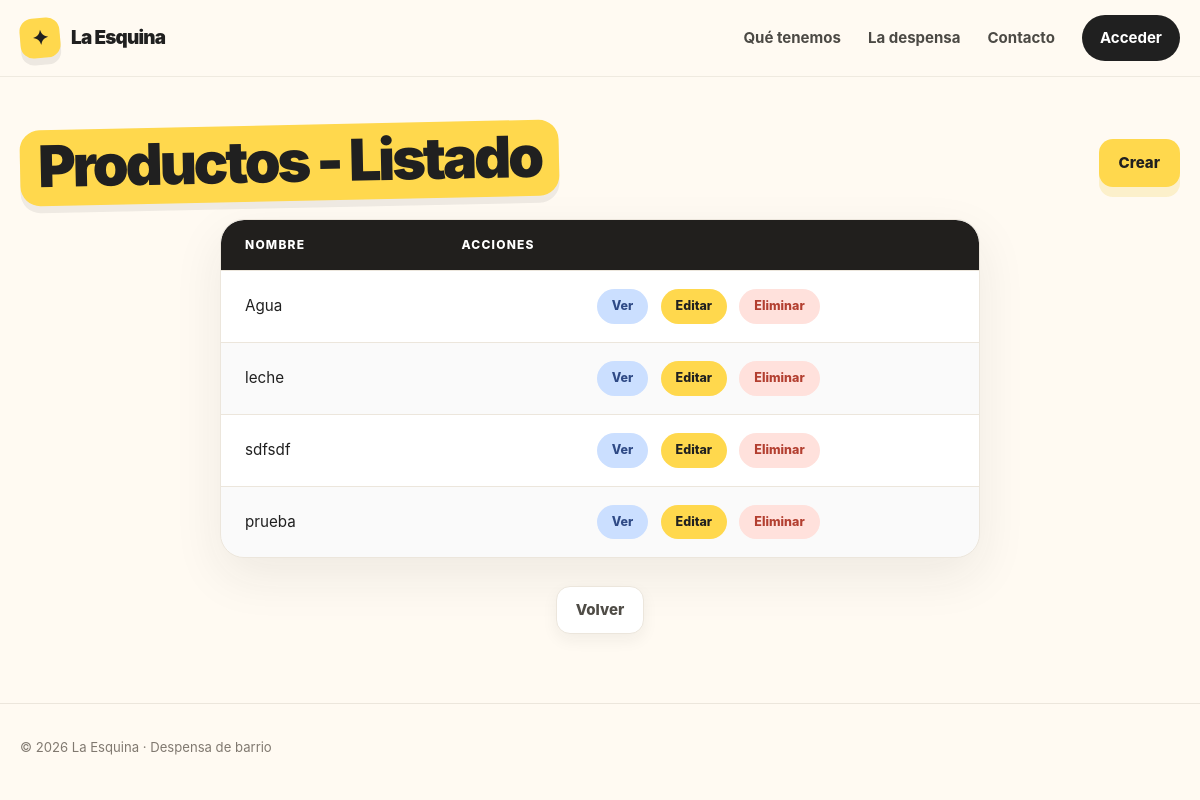
/ventas/producto/, run on an earlier commit of the app's database.
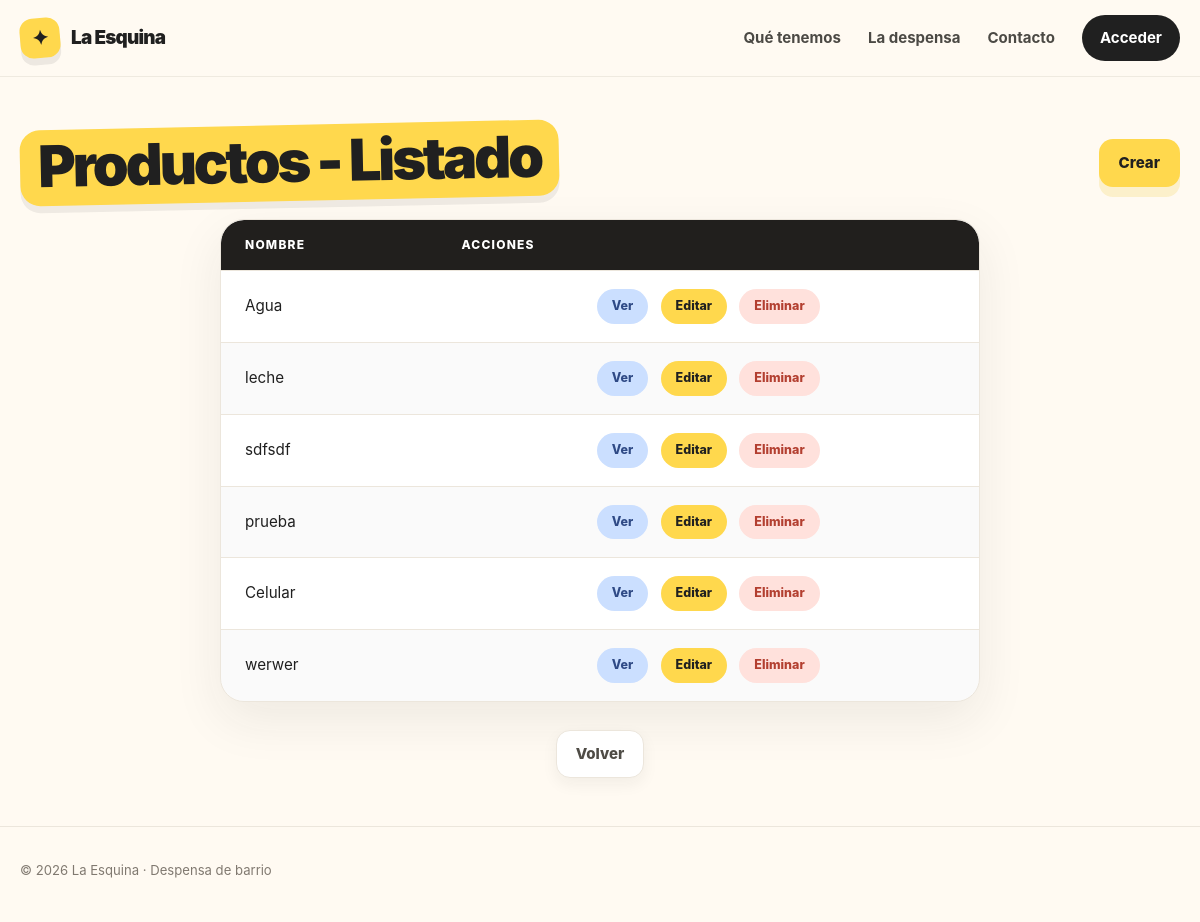
And on a later commit of the database.
### ventas/models/producto.py (models this page shows, shortened)
class Producto(models.Model):
    nombre = models.CharField(unique=True)
    descripcion = models.TextField(blank=True)
    precio_costo = models.DecimalField(max_digits=10, decimal_places=2)
    precio_venta = models.DecimalField(max_digits=10, decimal_places=2)
    stock = models.FloatField(default=0)
    codigo_barras = models.CharField(max_length=50, null=True, blank=True, unique=True)
    categoria = models.ForeignKey(
        Categoria, on_delete=models.SET_NULL, null=True, blank=True, related_name="productos"
    )
    proveedor = models.ForeignKey(
        Proveedor, on_delete=models.SET_NULL, null=True, blank=True, related_name="productos"
    )
    class Meta:
        verbose_name = "Producto"
        verbose_name_plural = "Productos"
        constraints = (
            models.CheckConstraint(
                condition=Q(stock__gte=0),
                name="producto_stock_no_negativo",
            ),
            models.CheckConstraint(
                condition=Q(precio_costo__gte=0),
                name="producto_precio_costo_no_negativo",
            ),
            models.CheckConstraint(
                condition=Q(precio_venta__gte=0),
                name="producto_precio_venta_no_negativo",
            ),
            models.CheckConstraint(
                condition=Q(precio_venta__gte=F("precio_costo")),
                name="producto_precio_mayor_o_igual_costo",
            ),
        )

### ventas/views/producto.py (the view)
# urls.py: path("producto/", ProductoList.as_view(), name="producto_list"),
class ProductoList(ListView):
    model = Producto
    context_object_name = "productos"  # -> por default es "object_list"

### ventas/templates/ventas/producto_list.html
{% extends "core/base.html" %}
{% load static %}
{% block styles %}
    <link rel="stylesheet" href="{% static 'core/css/table.css' %}" />
{% endblock styles %}
{% block content %}
    <div class="container section">
        <div class="page-head">
            <h1 class="page-title">Productos - Listado</h1>
            <a class="button button-primary"
               href="{% url 'ventas:producto_create' %}">Crear</a>
        </div>
        <table class="data-table">
            <thead>
                <tr>
                    <th>Nombre</th>
                    <th>Acciones</th>
                </tr>
            </thead>
            <tbody>
                {% for producto in productos %}
                    <tr>
                        <td>{{ producto.nombre }}</td>
                        <td class="table-actions">
                            <a class="table-action table-action--view"
                               href="{% url 'ventas:producto_detail' producto.pk %}">Ver</a>
                            <a class="table-action table-action--edit"
                               href="{% url 'ventas:producto_update' producto.pk %}">Editar</a>
                            <a class="table-action table-action--danger"
                               href="{% url 'ventas:producto_delete' producto.pk %}">Eliminar</a>
                        </td>
                    </tr>
                {% empty %}
                    <tr>
                        <td class="table-empty" colspan="2">No hay categorías disponibles.</td>
                    </tr>
                {% endfor %}
            </tbody>
        </table>
        <div class="page-actions">
            <a class="button button-secondary" href="{% url 'ventas:home' %}">Volver</a>
        </div>
    </div>
{% endblock content %}

What changed in the data, as far as the page shows it:
added Producto: nombre "Celular"
added Producto: nombre "werwer"
